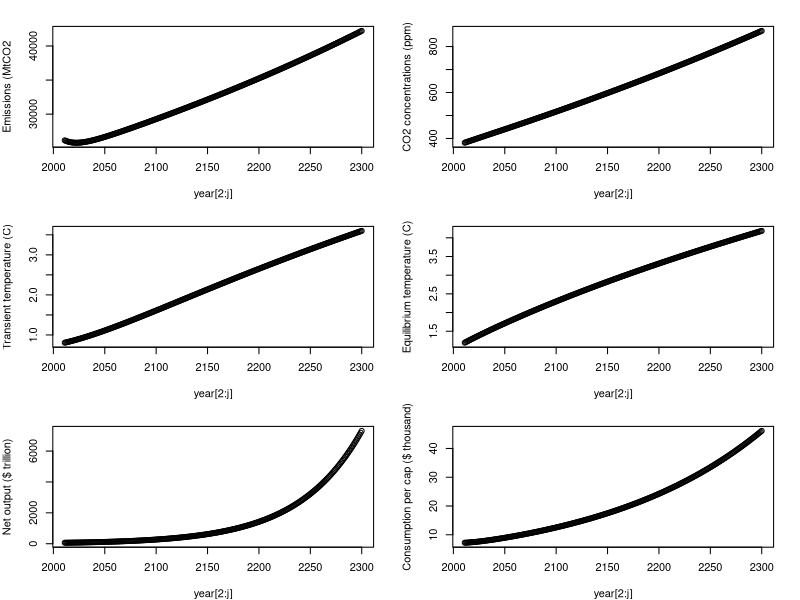
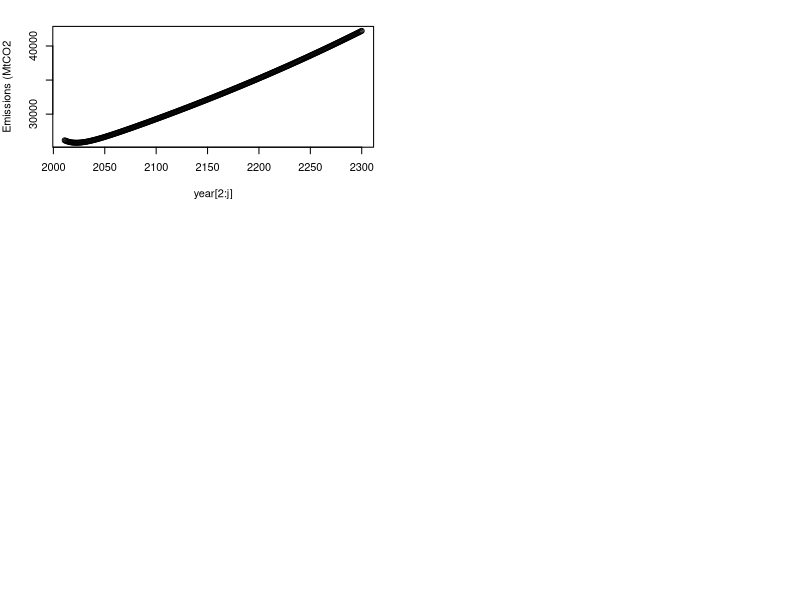
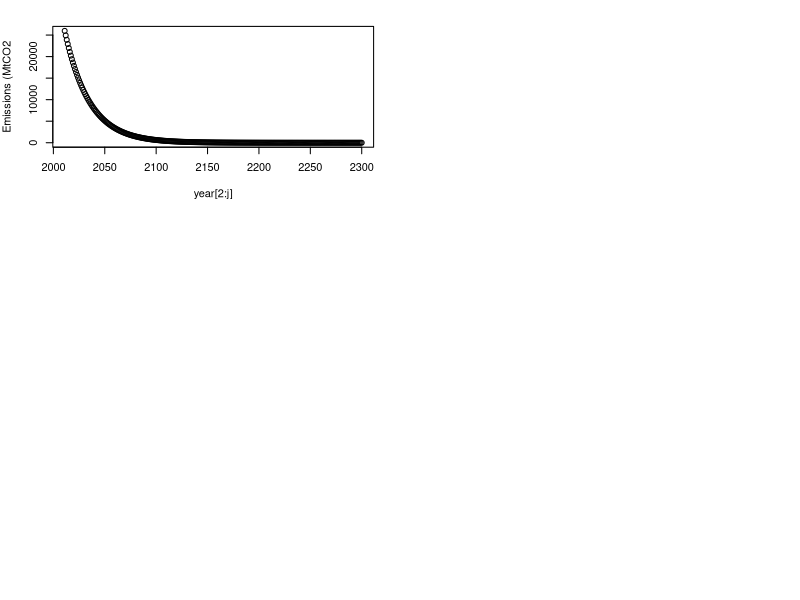
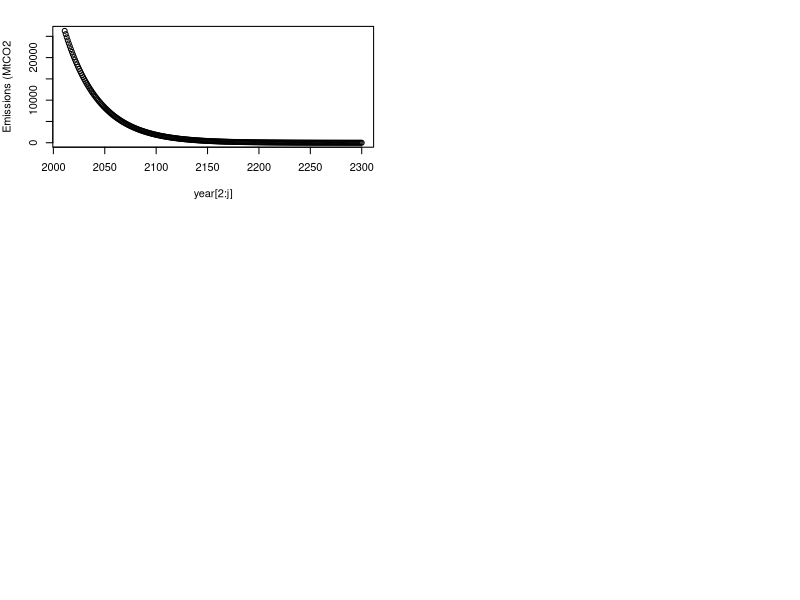
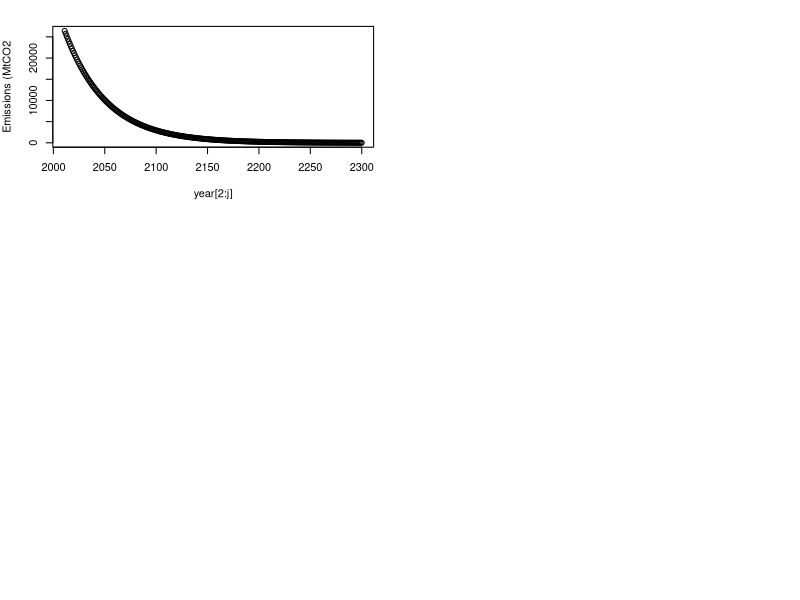

Reproduce these figures in R, in order.
## ---- chunk 1
knitr::opts_chunk$set(echo = TRUE)
## ---- chunk 2
 #set your own directory here 
    setwd('~/Documents/UCSB/W22/Econ & Policy of CC/PS1/ESM229_PS1')
    rm(list=ls()) # clears workspace
## ---- chunk 3
# Fixed Economic parameters (LEAVE THIS ALONE FOR NOW)
    p_saving<-c(.22) # output saved, default at 0.22
    p_capShare<-c(.3) # Cobb-Douglas capital share, default at 0.3
    p_capDep<-c(.1) # capital depreciation, default at 0.1
    p_TFP_g<-c(.005) # TFP growth rate, default at 0.005   
    p_damage<-c(.009) # default at 0.009

    # Variable Economic parameters (TRY DIFFERENT VALUES)
    p_emInt_g<-c(-.005) # default at -.005
    p_enInt_g<-c(-.01) # default at -.01
    p_pop_g<-c(0.01) # default at .01
    
    # Fixed climate parameters (LEAVE THIS ALONE)
    p_carDecay<-c(400) # carbon decay, default 400
    p_climDelay<-c(.015) # climate decay, default 0.015

    #Variable climate parameters (TRY DIFFERENT VALUES)
    p_climSens<-c(2.5) # climate sensitivity default 2.5
## ---- chunk 4
# years
    p_years<-c(291)

    # Economic
    ic_pop<-c(6900) # in millions
    ic_enInt<-c(5.98) # in EJ/$trill
    ic_emInt<-c(68.27) # in Mt CO2 /EJ            
    ic_K<-c(139.65) # $trill   
    ic_TFP<-c(.03)

    # Climate
    ic_preCO2<-c(275) # ppm
    ic_nowCO2<-c(380) # ppm
    ic_T<-c(0.8) # degree C above preindustrial

    # creating empty matrices for storing data
    year<-matrix(0,p_years,1)    
    pop<-matrix(0, p_years,1)
    enInt<-matrix(0, p_years,1)
    emInt<-matrix(0, p_years,1)    
    TFP<-matrix(0, p_years,1)
    Y_gross<-matrix(0, p_years,1)
    K<-matrix(0, p_years,1)
    gdppc<-matrix(0, p_years,1)
    CO2ppm<-matrix(0, p_years,1)
    em_MtCO2<-matrix(0,p_years,1)
    em_ppm<-matrix(0,p_years,1)
    Y_net<-matrix(0,p_years,1)
    C<-matrix(0,p_years,1)
    C_pc<-matrix(0,p_years,1)
    Teq<-matrix(0,p_years,1)
    climateDamage<-matrix(0,p_years,1)
## ---- chunk 5
 # initializing for first period    
    year[1]<-2010
    pop[1]<-ic_pop
    enInt[1]<-ic_enInt    
    emInt[1]<-ic_emInt
    TFP[1]<-ic_TFP

    for (j in 2:p_years) {
      year[j]<-year[j-1]+1
      pop[j]=pop[j-1]*(1+p_pop_g)
      enInt[j]=enInt[j-1]*(1+p_enInt_g)
      emInt[j]=emInt[j-1]*(1+p_emInt_g)
      TFP[j]=TFP[j-1]*(1+p_TFP_g)
    }
## ---- chunk 6
 # initializing for first period
    #Part 1: Economic model w/o climate damages
    K[1]<-ic_K
    Y_gross[1]<-TFP[1]*K[1]^p_capShare*pop[1]^(1-p_capShare)
      
    #Part 2: climate model
    #CO2 concentration
    CO2ppm[1]<-ic_nowCO2                      
    T[1]=ic_T

    #Part 3: Economic model with climate damages
    #climate damages
    climateShare<-(p_damage*T[1]^2)/(1+p_damage*T[1]^2) # damage function
    climateDamage[1]<-climateShare*Y_gross[1] #climate damages
    Y_net[1]<-Y_gross[1]-climateDamage[1] # net of damages output          
    C[1]<-Y_net[1]-p_saving*Y_net[1]
    C_pc[1]<-(C[1]/pop[1])*1000      


    # looping over rest of the years
    for (j in 2:p_years) {
      
      #Part 1: Economic model w/o climate damages     
      #Economic output 
      K[j]<-(1-p_capDep)*K[j-1]+p_saving*Y_net[j-1]  #capital accumulation
      Y_gross[j]<-TFP[j]*K[j]^p_capShare*pop[j]^(1-p_capShare) #Cobb-Douglas production function
      gdppc[j]=Y_gross[j]/pop[j]

      #emissions
      em_MtCO2[j]<-pop[j]*gdppc[j]*enInt[j]*emInt[j] #Kaya identity
      em_ppm[j]<-em_MtCO2[j]/7810 # convert to atmospheric CO2 concentrations
      
      #Part 2: climate model     
      #CO2 concentration
      CO2ppm[j]<-CO2ppm[j-1]+0.5*((em_ppm[j])- (CO2ppm[j-1]-(ic_preCO2))/(p_carDecay)) #CO2 concentration accumulation                             
    
      #Radiative forcing
      rad_CO2_Wpm2<-5.35*log(CO2ppm[j]/ic_preCO2)

      # Converting to temperature  
      Teq[j]<-rad_CO2_Wpm2*(p_climSens/(5.3*log(2))) #Equilibrium temperature
      T[j]=T[j-1]+p_climDelay*(Teq[j]-T[j-1]) #Transient temperature

      #Part 3: Economic model with climate damages
      climateShare<-(p_damage*T[j]^2)/(1+p_damage*T[j]^2) # damage function
      climateDamage[j]<-climateShare*Y_gross[j] # climate damages
      Y_net[j]<-Y_gross[j]-climateDamage[j] # output net of damages          
      C[j]<-Y_net[j]-p_saving*Y_net[j] # consumption 
      C_pc[j]<-(C[j]/pop[j])*1000 #per capita consumption     
    }
## ---- chunk 7
par(mfrow=c(3,2), mar=c(4,4,2,2))
plot(year[2:j], em_MtCO2[2:j], ylab="Emissions (MtCO2")
plot(year[2:j], CO2ppm[2:j], ylab="CO2 concentrations (ppm)")
plot(year[2:j], T[2:j], ylab="Transient temperature (C)")
plot(year[2:j], Teq[2:j], ylab="Equilibrium temperature (C)")
plot(year[2:j], Y_net[2:j], ylab="Net output ($ trillion)")
plot(year[2:j], C_pc[2:j], ylab="Consumption per cap ($ thousand)")
## ---- chunk 8
par(mfrow=c(3,2), mar=c(4,4,2,2))
plot(year[2:j], em_MtCO2[2:j], ylab="Emissions (MtCO2")
## ---- chunk 9
# Fixed Economic parameters (LEAVE THIS ALONE FOR NOW)
    p_saving<-c(.22) # output saved, default at 0.22
    p_capShare<-c(.3) # Cobb-Douglas capital share, default at 0.3
    p_capDep<-c(.1) # capital depreciation, default at 0.1
    p_TFP_g<-c(.005) # TFP growth rate, default at 0.005   
    p_damage<-c(.009) # default at 0.009

    # Variable Economic parameters (TRY DIFFERENT VALUES)
    p_emInt_g<-c(-.005) # default at -.005
    p_enInt_g<-c(-.01) # default at -.01
    p_pop_g<-c(0) # default at .01
    
    # Fixed climate parameters (LEAVE THIS ALONE)
    p_carDecay<-c(400) # carbon decay, default 400
    p_climDelay<-c(.015) # climate decay, default 0.015

    #Variable climate parameters (TRY DIFFERENT VALUES)
    p_climSens<-c(2.5) # climate sensitivity default 2.5
    
 # years
    p_years<-c(291)

    # Economic
    ic_pop<-c(6900) # in millions
    ic_enInt<-c(5.98) # in EJ/$trill
    ic_emInt<-c(68.27) # in Mt CO2 /EJ            
    ic_K<-c(139.65) # $trill   
    ic_TFP<-c(.03)

    # Climate
    ic_preCO2<-c(275) # ppm
    ic_nowCO2<-c(380) # ppm
    ic_T<-c(0.8) # degree C above preindustrial

    # creating empty matrices for storing data
    year<-matrix(0,p_years,1)    
    pop<-matrix(0, p_years,1)
    enInt<-matrix(0, p_years,1)
    emInt<-matrix(0, p_years,1)    
    TFP<-matrix(0, p_years,1)
    Y_gross<-matrix(0, p_years,1)
    K<-matrix(0, p_years,1)
    gdppc<-matrix(0, p_years,1)
    CO2ppm<-matrix(0, p_years,1)
    em_MtCO2<-matrix(0,p_years,1)
    em_ppm<-matrix(0,p_years,1)
    Y_net<-matrix(0,p_years,1)
    C<-matrix(0,p_years,1)
    C_pc<-matrix(0,p_years,1)
    Teq<-matrix(0,p_years,1)
    climateDamage<-matrix(0,p_years,1) 
    
# initializing for first period    
    year[1]<-2010
    pop[1]<-ic_pop
    enInt[1]<-ic_enInt    
    emInt[1]<-ic_emInt
    TFP[1]<-ic_TFP

    for (j in 2:p_years) {
      year[j]<-year[j-1]+1
      pop[j]=pop[j-1]*(1+p_pop_g)
      enInt[j]=enInt[j-1]*(1+p_enInt_g)
      emInt[j]=emInt[j-1]*(1+p_emInt_g)
      TFP[j]=TFP[j-1]*(1+p_TFP_g)
    }

     # initializing for first period
    #Part 1: Economic model w/o climate damages
    K[1]<-ic_K
    Y_gross[1]<-TFP[1]*K[1]^p_capShare*pop[1]^(1-p_capShare)
      
    #Part 2: climate model
    #CO2 concentration
    CO2ppm[1]<-ic_nowCO2                      
    T[1]=ic_T

    #Part 3: Economic model with climate damages
    #climate damages
    climateShare<-(p_damage*T[1]^2)/(1+p_damage*T[1]^2) # damage function
    climateDamage[1]<-climateShare*Y_gross[1] #climate damages
    Y_net[1]<-Y_gross[1]-climateDamage[1] # net of damages output          
    C[1]<-Y_net[1]-p_saving*Y_net[1]
    C_pc[1]<-(C[1]/pop[1])*1000      


    # looping over rest of the years
    for (j in 2:p_years) {
      
      #Part 1: Economic model w/o climate damages     
      #Economic output 
      K[j]<-(1-p_capDep)*K[j-1]+p_saving*Y_net[j-1]  #capital accumulation
      Y_gross[j]<-TFP[j]*K[j]^p_capShare*pop[j]^(1-p_capShare) #Cobb-Douglas production function
      gdppc[j]=Y_gross[j]/pop[j]

      #emissions
      em_MtCO2[j]<-pop[j]*gdppc[j]*enInt[j]*emInt[j] #Kaya identity
      em_ppm[j]<-em_MtCO2[j]/7810 # convert to atmospheric CO2 concentrations
      
    } 
#plot2
par(mfrow=c(3,2), mar=c(4,4,2,2))
plot(year[2:j], em_MtCO2[2:j], ylab="Emissions (MtCO2")  
  
## ---- chunk 10
# Fixed Economic parameters (LEAVE THIS ALONE FOR NOW)
    p_saving<-c(.22) # output saved, default at 0.22
    p_capShare<-c(.3) # Cobb-Douglas capital share, default at 0.3
    p_capDep<-c(.1) # capital depreciation, default at 0.1
    p_TFP_g<-c(.005) # TFP growth rate, default at 0.005   
    p_damage<-c(.009) # default at 0.009

    # Variable Economic parameters (TRY DIFFERENT VALUES)
    p_emInt_g<-c(0) # default at -.005
    p_enInt_g<-c(-.01) # default at -.01
    p_pop_g<-c(0.01) # default at .01
    
    # Fixed climate parameters (LEAVE THIS ALONE)
    p_carDecay<-c(400) # carbon decay, default 400
    p_climDelay<-c(.015) # climate decay, default 0.015

    #Variable climate parameters (TRY DIFFERENT VALUES)
    p_climSens<-c(2.5) # climate sensitivity default 2.5
    
 # years
    p_years<-c(291)

    # Economic
    ic_pop<-c(6900) # in millions
    ic_enInt<-c(5.98) # in EJ/$trill
    ic_emInt<-c(68.27) # in Mt CO2 /EJ            
    ic_K<-c(139.65) # $trill   
    ic_TFP<-c(.03)

    # Climate
    ic_preCO2<-c(275) # ppm
    ic_nowCO2<-c(380) # ppm
    ic_T<-c(0.8) # degree C above preindustrial

    # creating empty matrices for storing data
    year<-matrix(0,p_years,1)    
    pop<-matrix(0, p_years,1)
    enInt<-matrix(0, p_years,1)
    emInt<-matrix(0, p_years,1)    
    TFP<-matrix(0, p_years,1)
    Y_gross<-matrix(0, p_years,1)
    K<-matrix(0, p_years,1)
    gdppc<-matrix(0, p_years,1)
    CO2ppm<-matrix(0, p_years,1)
    em_MtCO2<-matrix(0,p_years,1)
    em_ppm<-matrix(0,p_years,1)
    Y_net<-matrix(0,p_years,1)
    C<-matrix(0,p_years,1)
    C_pc<-matrix(0,p_years,1)
    Teq<-matrix(0,p_years,1)
    climateDamage<-matrix(0,p_years,1) 
    
# initializing for first period    
    year[1]<-2010
    pop[1]<-ic_pop
    enInt[1]<-ic_enInt    
    emInt[1]<-ic_emInt
    TFP[1]<-ic_TFP

    for (j in 2:p_years) {
      year[j]<-year[j-1]+1
      pop[j]=pop[j-1]*(1+p_pop_g)
      enInt[j]=enInt[j-1]*(1+p_enInt_g)
      emInt[j]=emInt[j-1]*(1+p_emInt_g)
      TFP[j]=TFP[j-1]*(1+p_TFP_g)
    }

     # initializing for first period
    #Part 1: Economic model w/o climate damages
    K[1]<-ic_K
    Y_gross[1]<-TFP[1]*K[1]^p_capShare*pop[1]^(1-p_capShare)
      
    #Part 2: climate model
    #CO2 concentration
    CO2ppm[1]<-ic_nowCO2                      
    T[1]=ic_T

    #Part 3: Economic model with climate damages
    #climate damages
    climateShare<-(p_damage*T[1]^2)/(1+p_damage*T[1]^2) # damage function
    climateDamage[1]<-climateShare*Y_gross[1] #climate damages
    Y_net[1]<-Y_gross[1]-climateDamage[1] # net of damages output          
    C[1]<-Y_net[1]-p_saving*Y_net[1]
    C_pc[1]<-(C[1]/pop[1])*1000      


    # looping over rest of the years
    for (j in 2:p_years) {
      
      #Part 1: Economic model w/o climate damages     
      #Economic output 
      K[j]<-(1-p_capDep)*K[j-1]+p_saving*Y_net[j-1]  #capital accumulation
      Y_gross[j]<-TFP[j]*K[j]^p_capShare*pop[j]^(1-p_capShare) #Cobb-Douglas production function
      gdppc[j]=Y_gross[j]/pop[j]

      #emissions
      em_MtCO2[j]<-pop[j]*gdppc[j]*enInt[j]*emInt[j] #Kaya identity
      em_ppm[j]<-em_MtCO2[j]/7810 # convert to atmospheric CO2 concentrations
      
    } 
#plot3
par(mfrow=c(3,2), mar=c(4,4,2,2))
plot(year[2:j], em_MtCO2[2:j], ylab="Emissions (MtCO2")  
## ---- chunk 11
# Fixed Economic parameters (LEAVE THIS ALONE FOR NOW)
    p_saving<-c(.22) # output saved, default at 0.22
    p_capShare<-c(.3) # Cobb-Douglas capital share, default at 0.3
    p_capDep<-c(.1) # capital depreciation, default at 0.1
    p_TFP_g<-c(.005) # TFP growth rate, default at 0.005   
    p_damage<-c(.009) # default at 0.009

    # Variable Economic parameters (TRY DIFFERENT VALUES)
    p_emInt_g<-c(-.005) # default at -.005
    p_enInt_g<-c(0) # default at -.01
    p_pop_g<-c(0.01) # default at .01
    
    # Fixed climate parameters (LEAVE THIS ALONE)
    p_carDecay<-c(400) # carbon decay, default 400
    p_climDelay<-c(.015) # climate decay, default 0.015

    #Variable climate parameters (TRY DIFFERENT VALUES)
    p_climSens<-c(2.5) # climate sensitivity default 2.5
    
 # years
    p_years<-c(291)

    # Economic
    ic_pop<-c(6900) # in millions
    ic_enInt<-c(5.98) # in EJ/$trill
    ic_emInt<-c(68.27) # in Mt CO2 /EJ            
    ic_K<-c(139.65) # $trill   
    ic_TFP<-c(.03)

    # Climate
    ic_preCO2<-c(275) # ppm
    ic_nowCO2<-c(380) # ppm
    ic_T<-c(0.8) # degree C above preindustrial

    # creating empty matrices for storing data
    year<-matrix(0,p_years,1)    
    pop<-matrix(0, p_years,1)
    enInt<-matrix(0, p_years,1)
    emInt<-matrix(0, p_years,1)    
    TFP<-matrix(0, p_years,1)
    Y_gross<-matrix(0, p_years,1)
    K<-matrix(0, p_years,1)
    gdppc<-matrix(0, p_years,1)
    CO2ppm<-matrix(0, p_years,1)
    em_MtCO2<-matrix(0,p_years,1)
    em_ppm<-matrix(0,p_years,1)
    Y_net<-matrix(0,p_years,1)
    C<-matrix(0,p_years,1)
    C_pc<-matrix(0,p_years,1)
    Teq<-matrix(0,p_years,1)
    climateDamage<-matrix(0,p_years,1) 
    
# initializing for first period    
    year[1]<-2010
    pop[1]<-ic_pop
    enInt[1]<-ic_enInt    
    emInt[1]<-ic_emInt
    TFP[1]<-ic_TFP

    for (j in 2:p_years) {
      year[j]<-year[j-1]+1
      pop[j]=pop[j-1]*(1+p_pop_g)
      enInt[j]=enInt[j-1]*(1+p_enInt_g)
      emInt[j]=emInt[j-1]*(1+p_emInt_g)
      TFP[j]=TFP[j-1]*(1+p_TFP_g)
    }

     # initializing for first period
    #Part 1: Economic model w/o climate damages
    K[1]<-ic_K
    Y_gross[1]<-TFP[1]*K[1]^p_capShare*pop[1]^(1-p_capShare)
      
    #Part 2: climate model
    #CO2 concentration
    CO2ppm[1]<-ic_nowCO2                      
    T[1]=ic_T

    #Part 3: Economic model with climate damages
    #climate damages
    climateShare<-(p_damage*T[1]^2)/(1+p_damage*T[1]^2) # damage function
    climateDamage[1]<-climateShare*Y_gross[1] #climate damages
    Y_net[1]<-Y_gross[1]-climateDamage[1] # net of damages output          
    C[1]<-Y_net[1]-p_saving*Y_net[1]
    C_pc[1]<-(C[1]/pop[1])*1000      


    # looping over rest of the years
    for (j in 2:p_years) {
      
      #Part 1: Economic model w/o climate damages     
      #Economic output 
      K[j]<-(1-p_capDep)*K[j-1]+p_saving*Y_net[j-1]  #capital accumulation
      Y_gross[j]<-TFP[j]*K[j]^p_capShare*pop[j]^(1-p_capShare) #Cobb-Douglas production function
      gdppc[j]=Y_gross[j]/pop[j]

      #emissions
      em_MtCO2[j]<-pop[j]*gdppc[j]*enInt[j]*emInt[j] #Kaya identity
      em_ppm[j]<-em_MtCO2[j]/7810 # convert to atmospheric CO2 concentrations
      
    } 
#plot4
par(mfrow=c(3,2), mar=c(4,4,2,2))
plot(year[2:j], em_MtCO2[2:j], ylab="Emissions (MtCO2")
